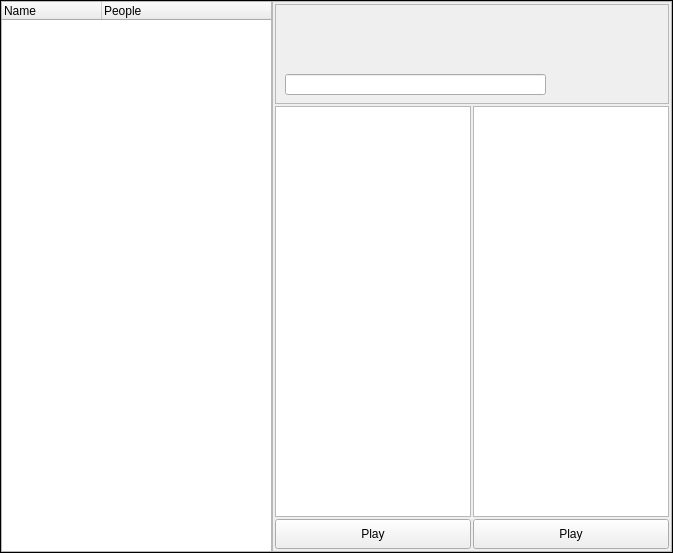
<?xml version="1.0" encoding="UTF-8"?>
<ui version="4.0">
 <class>FrameLobby</class>
 <widget class="QFrame" name="FrameLobby">
  <property name="geometry">
   <rect>
    <x>0</x>
    <y>0</y>
    <width>673</width>
    <height>553</height>
   </rect>
  </property>
  <property name="windowTitle">
   <string>Frame</string>
  </property>
  <property name="frameShape">
   <enum>QFrame::Box</enum>
  </property>
  <layout class="QGridLayout" name="gridLayout">
   <property name="leftMargin">
    <number>0</number>
   </property>
   <property name="topMargin">
    <number>0</number>
   </property>
   <property name="rightMargin">
    <number>0</number>
   </property>
   <property name="bottomMargin">
    <number>0</number>
   </property>
   <property name="spacing">
    <number>0</number>
   </property>
   <item row="0" column="0">
    <widget class="QTreeWidget" name="treeWidget_battles">
     <property name="itemsExpandable">
      <bool>false</bool>
     </property>
     <column>
      <property name="text">
       <string>Name</string>
      </property>
     </column>
     <column>
      <property name="text">
       <string>People</string>
      </property>
     </column>
    </widget>
   </item>
   <item row="0" column="1">
    <widget class="QFrame" name="frame_3">
     <property name="maximumSize">
      <size>
       <width>400</width>
       <height>16777215</height>
      </size>
     </property>
     <property name="frameShape">
      <enum>QFrame::StyledPanel</enum>
     </property>
     <property name="frameShadow">
      <enum>QFrame::Raised</enum>
     </property>
     <layout class="QGridLayout" name="gridLayout_2" rowstretch="0,0,0">
      <property name="leftMargin">
       <number>2</number>
      </property>
      <property name="topMargin">
       <number>2</number>
      </property>
      <property name="rightMargin">
       <number>2</number>
      </property>
      <property name="bottomMargin">
       <number>2</number>
      </property>
      <property name="spacing">
       <number>2</number>
      </property>
      <item row="2" column="0">
       <widget class="QPushButton" name="pushButton_play_red">
        <property name="minimumSize">
         <size>
          <width>0</width>
          <height>30</height>
         </size>
        </property>
        <property name="text">
         <string>Play</string>
        </property>
       </widget>
      </item>
      <item row="1" column="1">
       <widget class="QTreeWidget" name="treeWidget_blues">
        <property name="indentation">
         <number>5</number>
        </property>
        <attribute name="headerVisible">
         <bool>false</bool>
        </attribute>
        <attribute name="headerDefaultSectionSize">
         <number>70</number>
        </attribute>
        <column>
         <property name="text">
          <string notr="true">Name</string>
         </property>
        </column>
        <column>
         <property name="text">
          <string>Score</string>
         </property>
        </column>
       </widget>
      </item>
      <item row="1" column="0">
       <widget class="QTreeWidget" name="treeWidget_reds">
        <property name="indentation">
         <number>5</number>
        </property>
        <attribute name="headerVisible">
         <bool>false</bool>
        </attribute>
        <attribute name="headerDefaultSectionSize">
         <number>70</number>
        </attribute>
        <column>
         <property name="text">
          <string notr="true">Name</string>
         </property>
        </column>
        <column>
         <property name="text">
          <string>Score</string>
         </property>
        </column>
       </widget>
      </item>
      <item row="2" column="1">
       <widget class="QPushButton" name="pushButton_play_blue">
        <property name="minimumSize">
         <size>
          <width>0</width>
          <height>30</height>
         </size>
        </property>
        <property name="text">
         <string>Play</string>
        </property>
       </widget>
      </item>
      <item row="0" column="0" colspan="2">
       <widget class="QFrame" name="frame_4">
        <property name="minimumSize">
         <size>
          <width>0</width>
          <height>100</height>
         </size>
        </property>
        <property name="frameShape">
         <enum>QFrame::StyledPanel</enum>
        </property>
        <property name="frameShadow">
         <enum>QFrame::Raised</enum>
        </property>
        <widget class="QLineEdit" name="lineEdit_battle_id">
         <property name="geometry">
          <rect>
           <x>10</x>
           <y>70</y>
           <width>261</width>
           <height>21</height>
          </rect>
         </property>
        </widget>
        <widget class="QLabel" name="label_battle_name">
         <property name="geometry">
          <rect>
           <x>20</x>
           <y>20</y>
           <width>231</width>
           <height>21</height>
          </rect>
         </property>
         <property name="text">
          <string/>
         </property>
        </widget>
        <widget class="QLabel" name="label_battle_type">
         <property name="geometry">
          <rect>
           <x>270</x>
           <y>20</y>
           <width>51</width>
           <height>21</height>
          </rect>
         </property>
         <property name="text">
          <string/>
         </property>
        </widget>
       </widget>
      </item>
     </layout>
    </widget>
   </item>
  </layout>
 </widget>
 <resources/>
 <connections/>
</ui>
